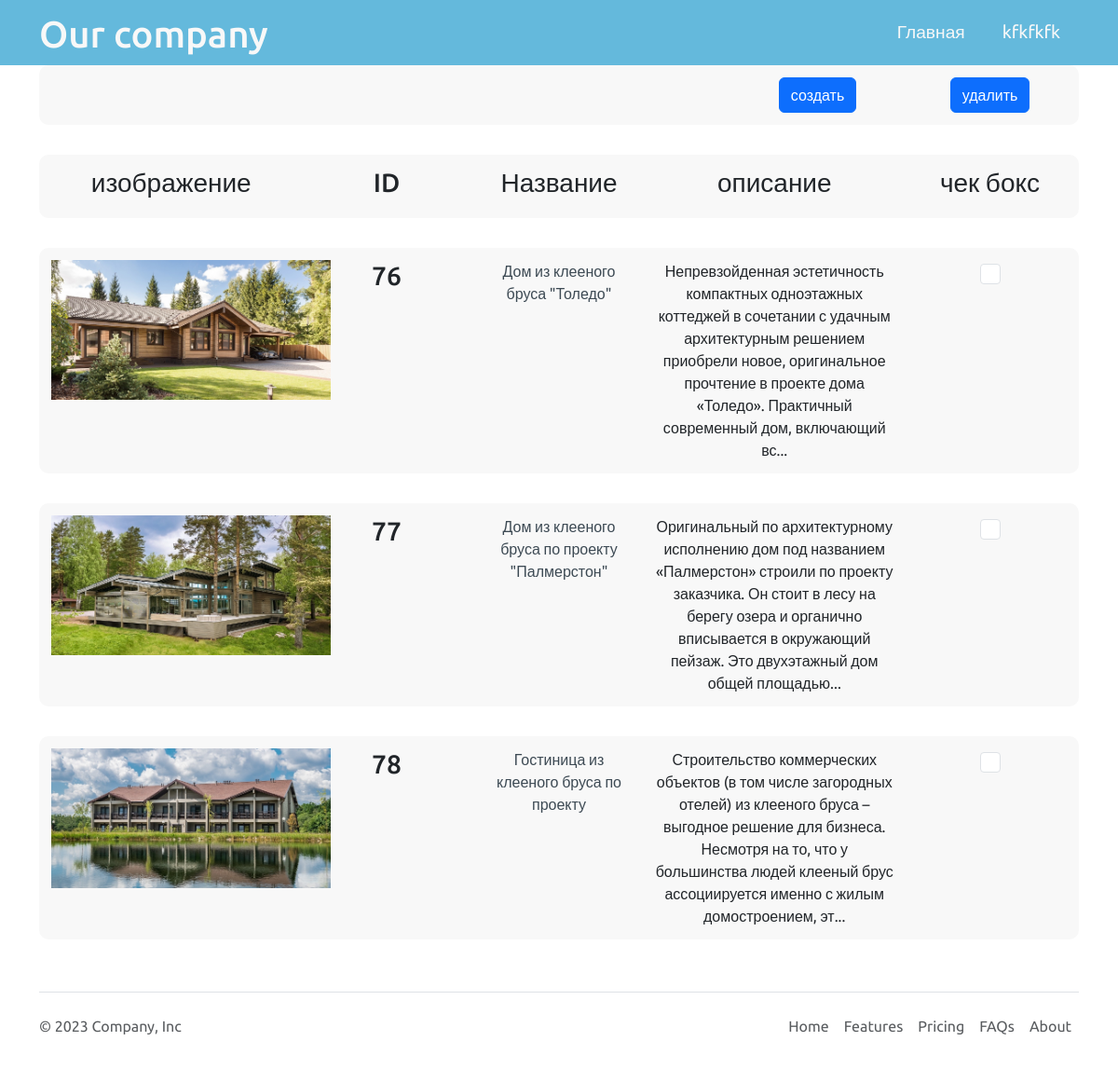
The app's page /admin/posts/index.php (signed in) with its own data.
### tables this page shows
CREATE TABLE `projects` (
  `Id` int NOT NULL,
  `projectName` varchar(255) NOT NULL,
  `text` varchar(8000) NOT NULL,
  `imageName` varchar(255) NOT NULL
);

### app/database/db.php (called while the page is built, shortened)
<?php
require'connect.php';
function dbCheckError($query){
    $errInfo = $query->errorInfo();
    return true;
}
function selectAll($table, $params =[]){
    global $pdo;
    $sql = "SELECT * FROM $table";
    $query = $pdo->prepare($sql);
    $query->execute();
    return $query->fetchAll();
}

### admin/posts/postsController.php (called while the page is built, shortened)
<?php
include("../../app/database/db.php");
$posts = selectAll('projects');

### admin/posts/index.php (the view, shortened to what this page needs)
<?php
include 'postsController.php';
?>
<!doctype html>
<html lang="en">
<head>
    <link href="https://cdn.jsdelivr.net/npm/bootstrap@5.3.2/dist/css/bootstrap.min.css" rel="stylesheet"
>
    <link rel="stylesheet" href="../../assets/css/styles.css">
</head>
<body>
<?php include("../../app/include/adminHeader.php"); ?>
<div class="container">
    <form class="row justify-content-md-center" method="Post" action="index.php">
        <div class="row ">
            <div class="posts ">
                <div class="post sizee row">
                    <div class="Id center1 col-md-8"></div>
                    <div class="button post-name center1 col-md-2">
                        <a class="btn btn-primary" href="create.php">создать</a>
                    </div>
                    <div class="post-name center1 col-md-2">
                        <button type="submit" name="delete" class="btn btn-primary">удалить</button>
                    </div>
                </div>
                <div class="post sizee row">
                    <div class="post-img-s center1 col-md-3"><h3>изображение</h3></div>
                    <div class="Id center1 col-md-2"><h3>ID</h3></div>
                    <div class=" center1 col-md-2"><h3>Название</h3></div>
                    <div class="post-text center1 col-md-3"><h3>описание</h3></div>
                    <div class="col-md-2 center1"><h3>чек бокс</h3></div>
                </div>
                <?php foreach ($posts as $key => $post): ?>
                    <div class="post sizee row">
                        <?php if($post['imageName']==''):?>
                        <div class="post-img-s center1 col-md-3">
                            <img src="../../assets/images/2.png" alt="" class="img-thumbnaill">
                        </div>
                        <?php else:?>
                            <div class="post-img-s center1 col-md-3">
                                <img src="../../assets/images/posts/<?=$post['imageName']?>" alt="" class="img-thumbnaill">
                            </div>
                        <?php endif?>
                        <div class="Id center1 col-md-2"><h3><?= $post['Id']; ?></h3></div>
                        <div class="post-name center1 col-md-2"><a
                                    href="edit.php?id=<?= $post['Id']; ?>"><?= $post['projectName'] ?></a></div>
                        <div class="post-text center1 col-md-3"><?= substr($post['text'], 0, 400) . '...' ?></div>
                        <div class="col-md-2 center1">
                            <input class="form-check-input center1" type="checkbox" name="deleteID[]" id="checkboxNoLabel"
                                   value="<?= $post['Id']; ?>" aria-label="...">
                        </div>
                    </div>
                <?php endforeach; ?>
            </div>
        </div>
    </form>
</div>
<?php include("../../app/include/footer.php"); ?>
</body>
</html>

### app/include/adminHeader.php (shortened to what this page needs)
<header class="container-fluid">
    <div class="container">
        <div class="row">
            <div class="col-4 logo">
                <h1><a href="/proj/">Our company</a> </h1>
            </div>
            <nav class="col-8">
                <ul>
                    <li> <a href="/proj/">Главная</a></li>
                    <li> <a href="#"><?php echo $_SESSION['login'];?></a>
                    </li>
                </ul>
            </nav>
        </div>
    </div>
</header>

### app/include/footer.php
<footer class="container-fluid">
    <div class="container">
        <footer class="d-flex flex-wrap justify-content-between align-items-center py-3 my-4 border-top">
            <p class="col-md-4 mb-0 text-body-secondary">© 2023 Company, Inc</p>
            <a href="/" class="col-md-4 d-flex align-items-center justify-content-center mb-3 mb-md-0 me-md-auto link-body-emphasis text-decoration-none">
                <svg class="bi me-2" width="40" height="32"><use xlink:href="#bootstrap"></use></svg>
            </a>
            <ul class="nav col-md-4 justify-content-end">
                <li class="nav-item"><a href="#" class="nav-link px-2 text-body-secondary">Home</a></li>
                <li class="nav-item"><a href="#" class="nav-link px-2 text-body-secondary">Features</a></li>
                <li class="nav-item"><a href="#" class="nav-link px-2 text-body-secondary">Pricing</a></li>
                <li class="nav-item"><a href="#" class="nav-link px-2 text-body-secondary">FAQs</a></li>
                <li class="nav-item"><a href="#" class="nav-link px-2 text-body-secondary">About</a></li>
            </ul>
        </footer>
    </div>
</footer>

### assets/css/styles.css (style rules this page uses)
* { font-family: 'Ubuntu', sans-serif; margin: 0; padding: 0; }
a { text-decoration: none; color: #3d4a54; }
header { background: #64b9dc; height: 70px; }
header * { color: #f8f8f8; }
div.logo { margin-top: 13px; }
header ul { margin-bottom: 0; padding: 0; list-style-type: none; float: right; }
header ul li { float: left; position: relative; }
header ul li a { border-style: solid; border-color: #64b9dc; border-width: 2px; display: block; font-size: 1.2rem; text-decoration: none; color: #f8f8f8; padding: 18px; }
.img-thumbnaill { height: 400px; }
.post { padding: 3px; background-color: #f8f8f8; border-radius: 10px; margin-bottom: 2em; }
.post-img-s { margin: 0; padding: 10px; }
.img-thumbnaill { height: 150px; }
.center1 { word-wrap: break-word; text-align: center; padding: 10px; }

### records on screen
projects: imageName (picture), Id "76", projectName "Дом из клееного бруса \"Толедо\"", text "Непревзойденная эстетичность компактных одноэтажных коттеджей в сочетании с удачным архитектурным решением приобрели новое, оригинальное прочтение в проекте дома «Толедо». Практичный современный дом, включающий вс"
projects: imageName (picture), Id "77", projectName "Дом из клееного бруса по проекту \"Палмерстон\"", text "Оригинальный по архитектурному исполнению дом под названием «Палмерстон» строили по проекту заказчика. Он стоит в лесу на берегу озера и органично вписывается в окружающий пейзаж. Это двухэтажный дом общей площадью"
projects: imageName (picture), Id "78", projectName "Гостиница из клееного бруса по проекту", text "Строительство коммерческих объектов (в том числе загородных отелей) из клееного бруса – выгодное решение для бизнеса. Несмотря на то, что у большинства людей клееный брус ассоциируется именно с жилым домостроением, эт"

### other values on screen
$_SESSION['login'] "kfkfkfk"
